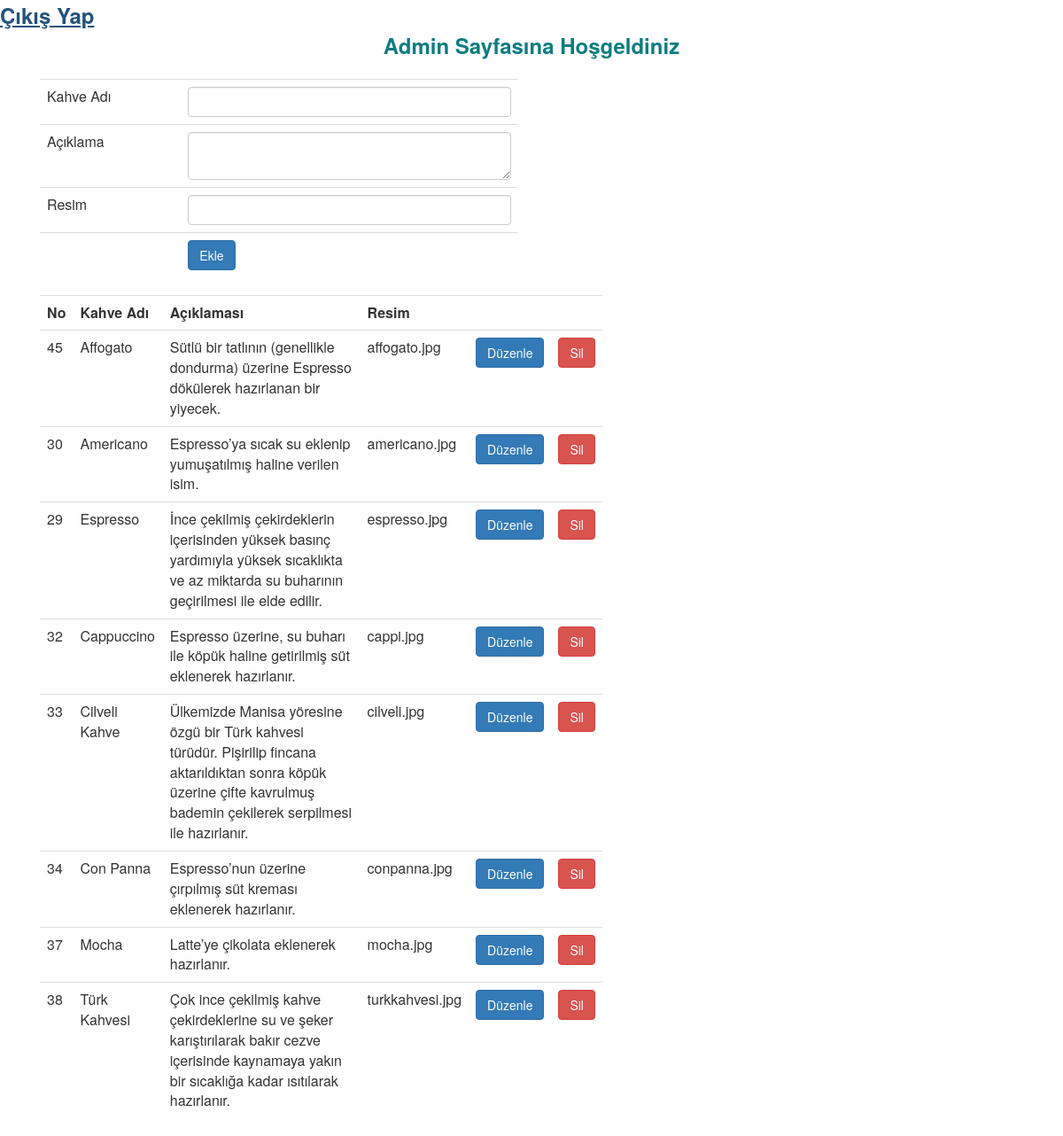
/admin/admin.php (signed in), run on the app's committed database.
### tables this page shows
CREATE TABLE IF NOT EXISTS `kahveler` (
  `kahve_id` int(11) NOT NULL AUTO_INCREMENT,
  `kahve_adi` varchar(50) NOT NULL,
  `kahve_aciklamasi` text NOT NULL,
  `kahve_resim` varchar(250) NOT NULL,
  PRIMARY KEY (`kahve_id`)
);

### admin/admin.php (the view, shortened to what this page needs)
<?php
include("baglan.php");
if(!isset($_SESSION["login"])){
echo "<center><b><font size='18' text='italic'>Bu sayfayı görüntüleme yetkiniz yoktur.</font></b></center>";
}
else
{
echo "<b><font size='5'><a href=logout.php>Çıkış Yap</a></font></b>";
echo "<center><b><font size='5' color='#0c7d81'>   Admin Sayfasına Hoşgeldiniz  </font></b></center>";
echo "<!doctype html>";
echo "<html>";
echo "<head>";
echo "<link rel='stylesheet' href='https://maxcdn.bootstrapcdn.com/bootstrap/3.3.7/css/bootstrap.min.css'
integrity='sha384-BVYiiSIFeK1dGmJRAkycuHAHRg32OmUcww7on3RYdg4Va+PmSTsz/K68vbdEjh4u'>";
echo "</head>";
echo "<body>";
echo "<div class='container'>";
echo "<div class='col-md-6'>";
echo "<form action='' method='post'>";
	echo "<table class='table'>";
		echo "<tr>";
			echo "<td>Kahve Adı</td>";
			echo "<td><input type='text' name='kahve' class='form-control' ></td>";
		echo "</tr>";
		echo "<tr>";
			echo "<td>Açıklama</td>";
			echo "<td><textarea name='aciklama' class='form-control' ></textarea></td>";
		echo "</tr>";
		echo "<tr>";
			echo "<td>Resim</td>";
			echo "<td><input type='text' name='resim' class='form-control' ></td>";
		echo "</tr>";
		echo "<tr>";
			echo "<td></td>";
			echo "<td><input class='btn btn-primary'  type='submit' value='Ekle'></td>";
		echo "</tr>";
	echo "</table>";
echo "</form>";
echo "</div>";
echo "<div class='col-md-7'>";
echo "<table class='table'>";
	echo "<tr>";
		echo "<th>No</th>";
		echo "<th>Kahve Adı</th>";
		echo "<th>Açıklaması</th>";
		echo "<th>Resim</th>";
		echo "<th></th>";
		echo "<th></th>";
	echo "</tr>";
$sorgu = $baglanti->query("SELECT * FROM kahveler");
while ($sonuc = $sorgu->fetch_assoc()) {
$id = $sonuc['kahve_id'];
$kahve = $sonuc['kahve_adi'];
$aciklama = $sonuc['kahve_aciklamasi'];
$resim = $sonuc['kahve_resim'];
	echo "<tr>";
		echo "<td>"; echo $id; echo "</td>";
		echo "<td>"; echo $kahve; echo"</td>";
		echo "<td>"; echo $aciklama; echo"</td>";
		echo "<td>"; echo $resim; echo"</td>";
		echo "<td><a href='duzenle.php?id="; echo $id; echo "' class='btn btn-primary'>Düzenle</a></td>";
		echo "<td><a href='sil.php?id="; echo $id; echo "' class='btn btn-danger'>Sil</a></td>";
	echo "</tr>";
}
echo "</table>";
echo "</div>";
echo "</div>";
echo "</body>";
echo "</html>";
}
?>

### data on the page
kahveler: kahve_id "45", kahve_adi "Affogato", kahve_aciklamasi "Sütlü bir tatlının (genellikle dondurma) üzerine Espresso dökülerek hazırlanan bir yiyecek.", kahve_resim "affogato.jpg"
kahveler: kahve_id "30", kahve_adi "Americano", kahve_aciklamasi "Espresso’ya sıcak su eklenip yumuşatılmış haline verilen isim.", kahve_resim "americano.jpg"
kahveler: kahve_id "29", kahve_adi "Espresso", kahve_aciklamasi "İnce çekilmiş çekirdeklerin içerisinden yüksek basınç yardımıyla yüksek sıcaklıkta ve az miktarda su buharının geçirilmesi ile elde edilir.", kahve_resim "espresso.jpg"
kahveler: kahve_id "32", kahve_adi "Cappuccino", kahve_aciklamasi "Espresso üzerine, su buharı ile köpük haline getirilmiş süt eklenerek hazırlanır.", kahve_resim "cappi.jpg"
kahveler: kahve_id "33", kahve_adi "Cilveli Kahve", kahve_aciklamasi "Ülkemizde Manisa yöresine özgü bir Türk kahvesi türüdür. Pişirilip fincana aktarıldıktan sonra köpük üzerine çifte kavrulmuş bademin çekilerek serpilmesi ile hazırlanır.", kahve_resim "cilveli.jpg"
kahveler: kahve_id "34", kahve_adi "Con Panna", kahve_aciklamasi "Espresso’nun üzerine çırpılmış süt kreması eklenerek hazırlanır.", kahve_resim "conpanna.jpg"
kahveler: kahve_id "37", kahve_adi "Mocha", kahve_aciklamasi "Latte’ye çikolata eklenerek hazırlanır.", kahve_resim "mocha.jpg"
kahveler: kahve_id "38", kahve_adi "Türk Kahvesi", kahve_aciklamasi "Çok ince çekilmiş kahve çekirdeklerine su ve şeker karıştırılarak bakır cezve içerisinde kaynamaya yakın bir sıcaklığa kadar ısıtılarak hazırlanır.", kahve_resim "turkkahvesi.jpg"
